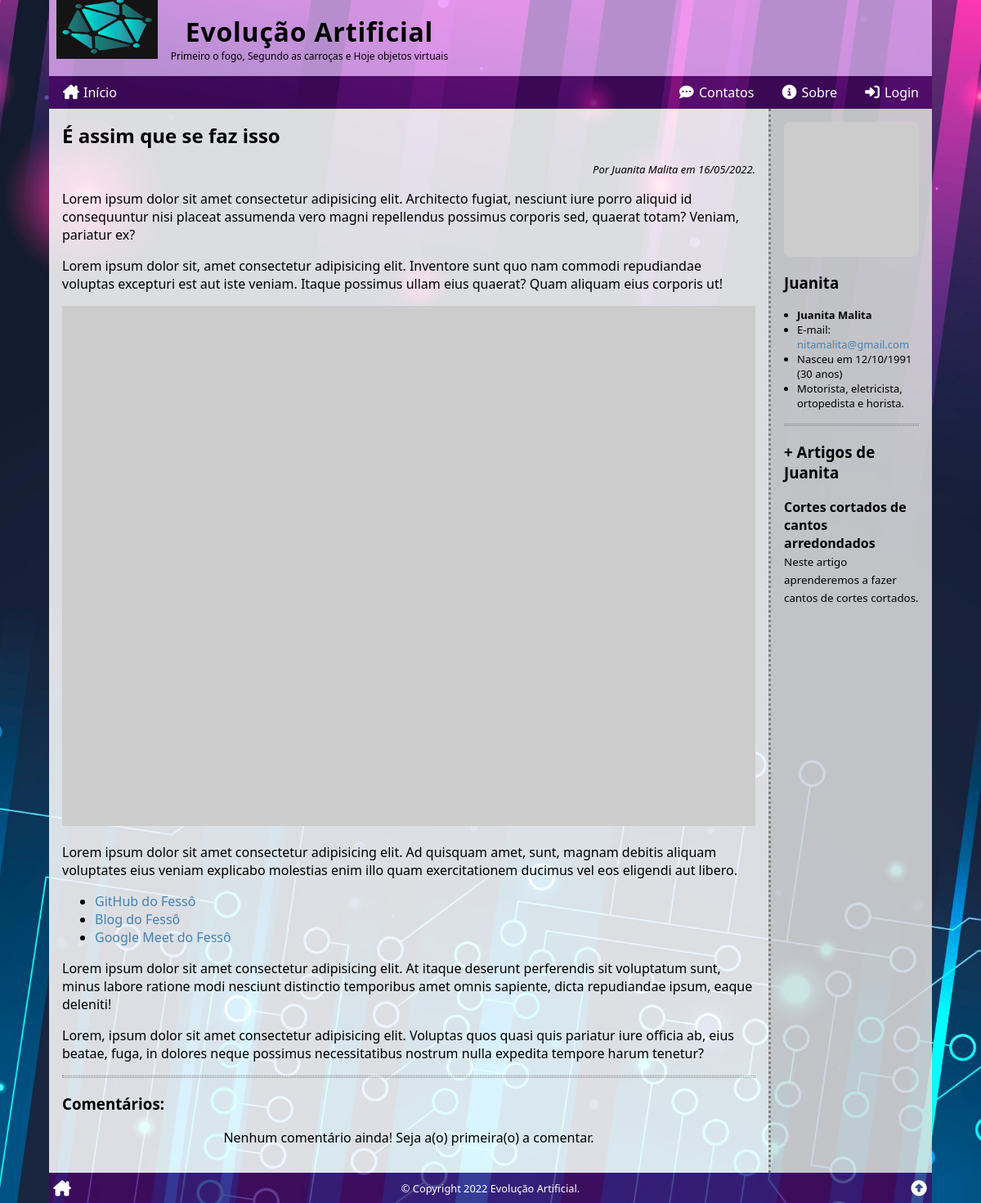
Page /ler/?id=4 on the committed database.
### tables this page shows
CREATE TABLE articles (
    art_id INT PRIMARY KEY AUTO_INCREMENT,
    art_title VARCHAR(127),
    art_intro VARCHAR(255),
    art_thumb VARCHAR(255),
    art_content TEXT,
    art_author INT,
    art_date TIMESTAMP DEFAULT CURRENT_TIMESTAMP,
    art_views INT DEFAULT '0',
    art_status ENUM('on', 'off', 'deleted') DEFAULT 'on',
    FOREIGN KEY (art_author) REFERENCES users (user_id)
);

CREATE TABLE users (
    user_id INT PRIMARY KEY AUTO_INCREMENT,
    user_name VARCHAR(255),
    user_email VARCHAR(255),
    user_birth DATE,
    user_photo VARCHAR(255),
    user_date TIMESTAMP DEFAULT CURRENT_TIMESTAMP,
    user_profile TEXT,
    user_password VARCHAR(255),
    user_type ENUM('user', 'author', 'admin') DEFAULT 'user',
    user_status ENUM('on', 'off', 'deleted') DEFAULT 'on'
);

### _config.php (called while the page is built, shortened)
<?php
function get_years_old($birth)
{
    $n = array(date('Y'), date('m'), date('d'));
    $b = explode('-', $birth);
    $yo = $n[0] - $b[0];
    if ($n[1] < $b[1]) {
        $yo--;
    } elseif ($n[1] == $b[1] and $n[2] <= $b[2]) {
        $yo--;
    }
    return $yo;
}

### ler/index.php (the view, shortened to what this page needs)
<?php
require($_SERVER['DOCUMENT_ROOT'] . '/_config.php');
$comment_list = '';
if (isset($_GET['id'])) $id = intval($_GET['id']);
else $id = 0;
$sql = <<<SQL
SELECT *,
	    -- DATE_FORMAT(art_date, '%d/%m/%Y às %H:%i') AS date_br,
        DATE_FORMAT(art_date, '%d/%m/%Y') AS date_br,
        DATE_FORMAT(user_birth, '%d/%m/%Y') AS birth_br
    FROM `articles`
INNER JOIN `users` ON art_author = user_id
WHERE art_id = '{$id}'
    AND art_status = 'on'
    AND art_date <= NOW();
SQL;
$res = $conn->query($sql);
$artigo = $res->fetch_assoc();
$html_article = <<<HTML
<h2>{$artigo['art_title']}</h2>
<div class="author-date">
    Por {$artigo['user_name']} em {$artigo['date_br']}.
</div>
<div>{$artigo['art_content']}</div>
HTML;
$nome = explode(' ', $artigo['user_name'])[0];
$idade = get_years_old($artigo['user_birth']);
$html_author = <<<HTML
<div class="author-meta">
    <img src="{$artigo['user_photo']}" alt="{$artigo['user_name']}">
    <h3>{$nome}</h3>
    <ul>
        <li><strong>{$artigo['user_name']}</strong></li>
        <li>E-mail: <a href="mailto:{$artigo['user_email']}" target="_blank">{$artigo['user_email']}</a></li>
        <li>Nasceu em {$artigo['birth_br']} ({$idade} anos)</li>
        <li>{$artigo['user_profile']}</li>
    </ul>
</div>
HTML;
$sql = <<<SQL
SELECT art_id, art_title, art_intro
FROM `articles`
WHERE art_author = '{$artigo['user_id']}'
    AND art_id != '{$artigo['art_id']}'
	AND art_status = 'on'
    AND art_date <= NOW()
ORDER BY RAND()
LIMIT 4;
SQL;
$res = $conn->query($sql);
if ($res->num_rows > 0) :
    $html_author .= <<<HTML
<div class="author-articles">
    <hr class="divider">
    <h3>+ Artigos de {$nome}</h3>
HTML;
    while ($mais_artigos = $res->fetch_assoc()) :
        $html_author .= <<<HTML
    <div class="author-article" onclick="location.href='/ler/?id={$mais_artigos['art_id']}'">
        <h4>{$mais_artigos['art_title']}</h4>
        <small>{$mais_artigos['art_intro']}</small>
    </div>
HTML;
    endwhile;
    $html_author .= "</div>";
endif;
$sql = <<<SQL
SELECT comments.*, users.user_name, users.user_photo,
DATE_FORMAT(cmt_date, '%d/%m/%Y às %H:%i') AS cmt_date_br
 FROM comments
 INNER JOIN users ON cmt_author = user_id
WHERE cmt_article = '{$id}'
AND cmt_status = 'on'
ORDER BY cmt_date DESC;
SQL;
$res = $conn->query($sql);
if ($res->num_rows > 0) :
    while ($cmt = $res->fetch_assoc()) :
        $comment_list .= <<<HTML
     <div class="comment">
        <div class="comment-meta">
            Por {$cmt['user_name']} em {$cmt['cmt_date_br']}.
        </div>
        {$cmt['cmt_comment']}
     </div>
HTML;
    endwhile;
else :
    $comment_list = '<p class="text-center">Nenhum comentário ainda! Seja a(o) primeira(o) a comentar.</p>';
endif;
require($_SERVER['DOCUMENT_ROOT'] . '/_header.php');
?>
<section>
    <?php
    echo $html_article;
    ?>
    <hr class="divider">
    <h3>Comentários:</h3>
    <?php echo $comment_list; ?>
</section>
<aside>
    <?php
    echo $html_author;
    ?>
</aside>
<?php
require($_SERVER['DOCUMENT_ROOT'] . '/_footer.php');

### ler/style.css (style rules this page uses)
.author-date { margin-top: 1rem; font-size: small; text-align: right; font-style: italic; }
section img { width: 100%; max-width: auto; }
.author-meta img { display: block; width: 100%; max-width: 200px; margin: auto; border-radius: .5rem; }
.author-meta ul { font-size: small; margin: 0; padding-left: 1rem; }
.author-article { cursor: pointer; margin-bottom: 1rem; }
.author-article:last-child { margin-bottom: 0; }
.author-article h4 { margin: 0; }

### style.css (style rules this page uses)
* { box-sizing: border-box; outline: none; transition: .2s; }
html, body { position: relative; width: 100%; height: 100%; padding: 0; margin: 0; font-family: 'Segoe UI', Tahoma, Geneva, Verdana, sans-serif; font-size: 16px; }
a { color: steelblue; text-decoration: none; }
header, nav, section, article, main, aside, footer { display: block; }
body { background-color: rgb(170, 170, 170); background-attachment: fixed; background-image: url('/img/6081475.jpg'); background-position: center; background-repeat: no-repeat; background-size: cover; }
.wrap>main>section, .wrap>main>aside { padding: 1rem; }
.wrap>main>section { flex-grow: 1; background-color: rgba(255, 255, 255, .85); }
.wrap>main>aside { border-top: 3px dotted grey; background: rgba(224, 224, 224, .85); }
.wrap>main>section>h2:first-child, .wrap>main>aside>h3:first-child { margin: 0; }
.text-center { text-align: center; }
hr.divider { border: none; border-top: 1px dotted grey; border-bottom: 1px dotted grey; height: 3px; margin: 1rem 0; }
@media (min-width: 768px) { .wrap>main>aside { border-top: none; border-left: 3px dotted grey; flex: 0 0 200px; } }

### rows in the picture
articles: art_title "É assim que se faz isso", art_author.user_name "Juanita Malita", art_content "Lorem ipsum dolor sit amet consectetur adipisicing elit. Architecto fugiat, nesciunt iure porro aliquid id consequuntur nisi placeat assumenda vero magni repellendus possimus corporis sed, quaerat totam? Veniam, pariatur ex? Lorem ipsum dolor sit, amet consectetur adipisicing elit. Inventore sunt quo nam commodi repudiandae voluptas excepturi est aut iste veniam. Itaque possimus ullam eius quaerat? Quam aliquam eius corporis ut! Lorem ipsum dolor sit amet consectetur adipisicing elit. Ad quisquam amet, sunt, magnam debitis aliquam voluptates eius veniam explicabo molestias enim illo quam exercitationem ducimus vel eos eligendi aut libero. GitHub do Fessô Blog do Fessô Google Meet do Fessô…", art_author.user_name "Juanita", art_author.user_email "nitamalita@gmail.com", art_author.user_birth "30", art_author.user_profile "Motorista, eletricista, ortopedista e horista."
articles: art_title "Cortes cortados de cantos arredondados", art_intro "Neste artigo aprenderemos a fazer cantos de cortes cortados."

### other values in the picture
$artigo['date_br'] "16/05/2022"
$artigo['birth_br'] "12/10/1991"
